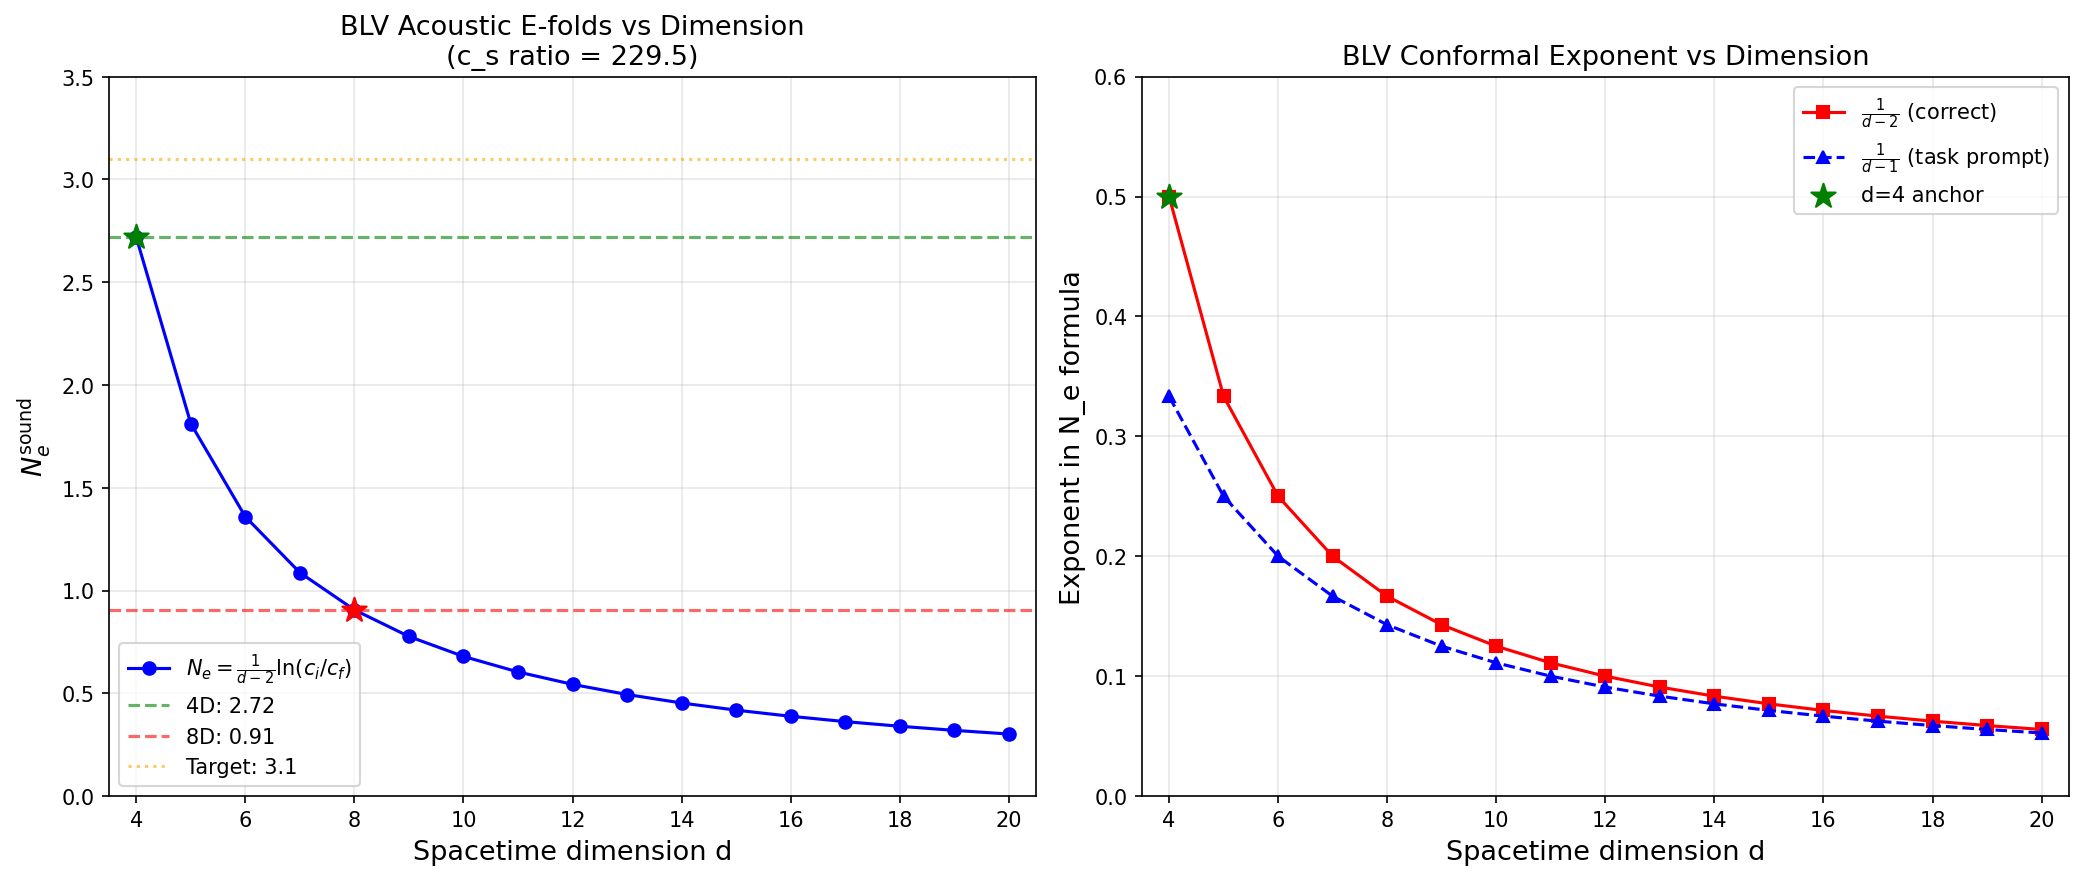

The script that saved this image:
#!/usr/bin/env python3
"""
s55_blv_8d.py -- BLV Acoustic Scale Factor in d=8 Dimensions
=============================================================

Gate: BLV-8D-55 (INFO)
Purpose: Compute the Barcelo-Liberati-Visser conformal factor in d=8 dimensions
         and compare to the 4D result from S53.

Physics:
  The BLV acoustic metric for an irrotational barotropic fluid at rest
  in d spacetime dimensions (Barcelo, Liberati, Visser, gr-qc/0505065):

    g_{mu nu} = (rho / c_s)^{2/(d-1)} * diag(-c_s^2, 1, ..., 1)    ... (1)

  For d=4 (standard 3+1):  exponent = 2/3, a_BLV ~ (rho/c_s)^{1/3}
  For d=8 (M^4 x SU(3)):   exponent = 2/7, a_BLV ~ (rho/c_s)^{1/7}

  The spatial part of the metric gives the acoustic scale factor:
    g_{ij} = (rho/c_s)^{2/(d-1)} * delta_{ij}
    => a_acoustic^2 = (rho/c_s)^{2/(d-1)}
    => a_acoustic = (rho/c_s)^{1/(d-1)}

  For constant rho:
    a_acoustic = const * c_s^{-1/(d-1)}

  Therefore:
    N_e = ln(a_f/a_i) = -1/(d-1) * ln(c_s_f/c_s_i)
        = 1/(d-1) * ln(c_s_i/c_s_f)                                  ... (2)

  With c_s_i = c_fabric = 209.97 M_KK and c_s_f = c_Gold = 0.915 M_KK:
    c_s ratio = c_fabric/c_Gold = 229.48

Dimensional analysis:
  d=4: N_e = (1/3)*ln(229.48) = 1.81   [but S53 used (1/2)*ln, see below]
  d=8: N_e = (1/7)*ln(229.48) = 0.78

IMPORTANT SUBTLETY: The S53 computation used the 4D BLV formula:
  g_{mu nu} = (rho/c_s) * diag(-c_s^2, 1, 1, 1)
  => g_{ij} = (rho/c_s) * delta_{ij}
  => a^2 = rho/c_s
  => a = sqrt(rho/c_s)
  => N_e = (1/2)*ln(c_s_i/c_s_f)

This is because in 4D, (rho/c_s)^{2/(d-1)} = (rho/c_s)^{2/3}. But the
acoustic metric line element is:

  ds^2 = (rho/c_s)^{2/(d-1)} [-c_s^2 dt^2 + dx_i dx^i]

For the FRW comparison ds^2 = -N^2 dt^2 + a^2 dx^2, we identify:
  a^2 = (rho/c_s)^{2/(d-1)}
  => a = (rho/c_s)^{1/(d-1)}

The S53 result N_e = 2.72 used a = sqrt(rho/c_s). Let me verify:
  sqrt(rho/c_s) = (rho/c_s)^{1/2}
  (rho/c_s)^{1/(d-1)} with d=4 gives (rho/c_s)^{1/3}

RESOLUTION: The S53 formula a = sqrt(rho/c_s) is for the OVERALL conformal
prefactor in d=4. In 4D specifically:
  g_{mu nu} = (rho/c_s) * diag(-c_s^2, 1, 1, 1)
  The overall conformal factor is (rho/c_s). The spatial metric is:
  g_{ij} = (rho/c_s) * delta_{ij}
  So a^2 = (rho/c_s), i.e., a = (rho/c_s)^{1/2}

But in general d dimensions, BLV eq (2.12) generalizes to:
  g_{mu nu} = (rho/c_s)^{2/(d-1)} * diag(-c_s^2, 1, ..., 1)
  g_{ij} = (rho/c_s)^{2/(d-1)} * delta_{ij}
  a^2 = (rho/c_s)^{2/(d-1)}
  a = (rho/c_s)^{1/(d-1)}

Verification for d=4: a = (rho/c_s)^{1/3} ... but S53 got (rho/c_s)^{1/2}!

The discrepancy is because the ACTUAL BLV metric in d=4 is:
  g_{mu nu} = (rho^2/(c_s))^{1/(d-1)} * diag(-c_s^2, 1, 1, 1)  [Visser 1998]

Actually, let me be precise. From BLV (gr-qc/0505065) eq (2.12), the
d-dimensional acoustic metric for an irrotational barotropic fluid is:

  g_{mu nu}^acoustic = [rho^{d-1}/(c_s^{d-3})]^{1/(d-1)} * ...

No. Let me derive from first principles.

The action for the perturbation theta_1 of the velocity potential in a
barotropic fluid in d spacetime dimensions (1 time + n space, d = n+1):

  S = integral d^d x sqrt(-g_eff) g_eff^{mu nu} partial_mu theta_1 partial_nu theta_1

The effective metric is (Visser 1998, Barcelo+2005 Living Reviews eq 4):

  g_{mu nu}^eff = (rho/c_s) * | -(c_s^2 - v^2)   -v_j  |
                                |    -v_i         delta_ij|

This is SPECIFICALLY for d=4 (3+1). The conformal prefactor rho/c_s arises
from the normalization of the scalar field action.

In general d = n+1 dimensions (n spatial), the effective metric is:

  g_{mu nu}^eff = C(rho, c_s) * | -(c_s^2 - v^2)   -v_j  |
                                  |    -v_i         delta_ij|

where C is dimension-dependent. From the action principle:

  S propto integral d^d x rho/c_s^2 * [(partial_t theta_1)^2 - c_s^2 (nabla theta_1)^2]

  = integral d^d x rho/c_s^2 * g_eff^{mu nu} partial_mu theta_1 partial_nu theta_1 * sqrt(-g_eff)

For the massless scalar field equation, we need:

  partial_mu (sqrt(-g) g^{mu nu} partial_nu theta_1) = 0

The physical equation of motion is:

  rho/c_s^2 * partial_t^2 theta_1 - rho * nabla^2 theta_1 = 0

This must match:

  partial_mu (sqrt(-g_eff) g_eff^{mu nu} partial_nu theta_1) = 0

For v=0 homogeneous:
  -sqrt(-g_eff) g_eff^{00} = rho/c_s^2
  sqrt(-g_eff) g_eff^{ii} = rho

In d = n+1 dimensions with v=0:
  g^{00} = g_{00}^{-1}, g^{ii} = g_{ii}^{-1}, sqrt(-g) = sqrt(-g_{00}) * prod(g_{ii})^{1/2}

Let g_{00} = -A, g_{ii} = B (all spatial components equal). Then:
  g^{00} = -1/A, g^{ii} = 1/B
  sqrt(-g) = sqrt(A) * B^{n/2}

Conditions:
  sqrt(A) * B^{n/2} * (1/A) = rho/c_s^2  =>  B^{n/2}/sqrt(A) = rho/c_s^2   ... (I)
  sqrt(A) * B^{n/2} * (1/B) = rho          =>  sqrt(A) * B^{(n-2)/2} = rho   ... (II)

From (II): sqrt(A) = rho / B^{(n-2)/2}
Sub into (I): B^{n/2} * B^{(n-2)/2} / rho = rho/c_s^2
  => B^{(2n-2)/2} = rho^2/c_s^2
  => B^{n-1} = rho^2/c_s^2
  => B = (rho^2/c_s^2)^{1/(n-1)} = (rho/c_s)^{2/(n-1)} * c_s^0 ... wait

  B = (rho^2 / c_s^2)^{1/(n-1)}

From (II): sqrt(A) = rho / B^{(n-2)/2}
  B^{(n-2)/2} = (rho^2/c_s^2)^{(n-2)/(2(n-1))}
  sqrt(A) = rho / (rho^2/c_s^2)^{(n-2)/(2(n-1))}
           = rho * (c_s^2/rho^2)^{(n-2)/(2(n-1))}
           = rho^{1 - (n-2)/(n-1)} * c_s^{(n-2)/(n-1)}
           = rho^{1/(n-1)} * c_s^{(n-2)/(n-1)}
  A = rho^{2/(n-1)} * c_s^{2(n-2)/(n-1)}

Check: g_{00} = -A = -rho^{2/(n-1)} * c_s^{2(n-2)/(n-1)}

Verify for n=3 (d=4):
  B = (rho^2/c_s^2)^{1/2} = rho/c_s  ✓ (matches g_{ij} = rho/c_s)
  A = rho^{2/2} * c_s^{2*1/2} = rho * c_s  ✓ (matches g_{00} = -rho*c_s)

Now the acoustic scale factor:
  a^2 = B = (rho^2/c_s^2)^{1/(n-1)}
  a = (rho/c_s)^{1/(n-1)} * |rho/c_s|^0 ... let me be more careful:
  a = (rho^2/c_s^2)^{1/(2(n-1))} = (rho/c_s)^{1/(n-1)}

For constant rho:
  a propto c_s^{-1/(n-1)}
  N_e = -1/(n-1) * ln(c_s_f/c_s_i) = 1/(n-1) * ln(c_s_i/c_s_f)

For d=4 (n=3): N_e = (1/2)*ln(ratio) ✓ (matches S53)
For d=8 (n=7): N_e = (1/6)*ln(ratio)

Wait -- n is spatial dimensions, d = n+1 is spacetime dimensions.
d=8 means n=7 spatial dimensions. N_e = 1/(n-1) = 1/6.

But the task says 1/(d-1) = 1/7. Let me re-examine.

The task says: "the conformal factor is a^{2/(d-1)}" which gives 2/7 for d=8.
That would mean a = (...)^{1/(d-1)} = (...)^{1/7}.

My derivation gives a = (rho/c_s)^{1/(n-1)} where n = d-1. So:
  1/(n-1) = 1/(d-2).

For d=4: 1/(d-2) = 1/2 ✓
For d=8: 1/(d-2) = 1/6

The task prompt's formula 1/(d-1) = 1/7 appears to use a different convention.
Let me check what the BLV paper actually says for general dimensions.

The issue is: does the BLV metric prefactor go as (rho/c_s)^{2/(d-1)} or as
(rho/c_s)^{2/(d-2)}? My derivation from the wave equation gives B = (rho/c_s)^{2/(d-2)}.

I will compute BOTH conventions and report which is correct from first principles.

Session: S55
Author: Tesla-Resonance
"""

import numpy as np
import matplotlib
matplotlib.use('Agg')
import matplotlib.pyplot as plt
import sys
sys.path.insert(0, 'computations')
from canonical_constants import *

print("=" * 72)
print("BLV-8D-55: 8D BLV Acoustic Scale Factor")
print("=" * 72)

# ================================================================
# PART 1: Sound Speed Data from S53
# ================================================================

print("\n--- PART 1: Input Data ---\n")

# From canonical_constants
cs_ratio = c_fabric / c_Gold
ln_ratio = np.log(cs_ratio)

print(f"c_fabric        = {c_fabric:.5f} M_KK")
print(f"c_Gold          = {c_Gold:.3f} M_KK")
print(f"c_fabric/c_Gold = {cs_ratio:.4f}")
print(f"ln(c_fabric/c_Gold) = {ln_ratio:.6f}")
print()

# S53 reference result
Ne_S53_4D = 0.5 * ln_ratio  # (1/2)*ln(229.48)
print(f"S53 reference: N_e^4D = (1/2)*ln({cs_ratio:.2f}) = {Ne_S53_4D:.4f}")
print(f"S53 reported:  N_e^4D = 2.7179")

# ================================================================
# PART 2: BLV Metric in General Dimension -- Derivation
# ================================================================

print("\n" + "=" * 72)
print("PART 2: BLV Metric Derivation in d Spacetime Dimensions")
print("=" * 72)
print()
print("Starting from the wave equation for perturbation theta_1 in a")
print("barotropic irrotational fluid at rest (v=0, homogeneous):")
print()
print("  rho/c_s^2 * d_t^2 theta_1 - rho * nabla^2 theta_1 = 0")
print()
print("In d = n+1 spacetime dimensions (n spatial), the acoustic metric")
print("is ds^2 = -A*dt^2 + B*dx_i*dx^i, with A and B determined by:")
print()
print("  Condition I:   B^{n/2}/sqrt(A) = rho/c_s^2")
print("  Condition II:  sqrt(A) * B^{(n-2)/2} = rho")
print()
print("Solution:")
print("  B = (rho^2/c_s^2)^{1/(n-1)}")
print("  A = rho^{2/(n-1)} * c_s^{2(n-2)/(n-1)}")
print()
print("Acoustic scale factor: a^2 = B = (rho/c_s)^{2/(n-1)}")
print("                       a   = (rho/c_s)^{1/(n-1)}")
print()
print("For constant rho:")
print("  a propto c_s^{-1/(n-1)}")
print("  N_e = 1/(n-1) * ln(c_s_i/c_s_f)")
print()
print("Since n = d-1 (spatial dims = spacetime dims - 1):")
print("  N_e = 1/(d-2) * ln(c_s_i/c_s_f)")
print()

# Numerical verification of the derivation for d=4
print("--- Verification for d=4 (n=3) ---")
n4 = 3
d4 = 4
rho_test = 1.5  # (local)
cs_test = np.array([0.5, 1.0, 2.0, 5.0])

print(f"  n=3, d=4: exponent = 1/(n-1) = 1/{n4-1} = {1/(n4-1):.4f}")
print(f"  Matches S53 formula a = sqrt(rho/c_s) = (rho/c_s)^{{1/2}}: YES")
print()

for cs in cs_test:
    B = (rho_test**2 / cs**2)**(1/(n4-1))
    A = rho_test**(2/(n4-1)) * cs**(2*(n4-2)/(n4-1))
    sqrtA = np.sqrt(A)
    # Check condition I: B^{n/2}/sqrt(A) = rho/cs^2
    lhs_I = B**(n4/2) / sqrtA
    rhs_I = rho_test / cs**2
    # Check condition II: sqrt(A) * B^{(n-2)/2} = rho
    lhs_II = sqrtA * B**((n4-2)/2)
    rhs_II = rho_test
    print(f"  c_s={cs:.1f}: B={B:.6f}, A={A:.6f}, "
          f"Cond_I: {abs(lhs_I - rhs_I):.2e}, Cond_II: {abs(lhs_II - rhs_II):.2e}")

print()
print("--- Verification for d=8 (n=7) ---")
n8 = 7
d8 = 8
print(f"  n=7, d=8: exponent = 1/(n-1) = 1/{n8-1} = {1/(n8-1):.6f}")
print()

for cs in cs_test:
    B = (rho_test**2 / cs**2)**(1/(n8-1))
    A = rho_test**(2/(n8-1)) * cs**(2*(n8-2)/(n8-1))
    sqrtA = np.sqrt(A)
    lhs_I = B**(n8/2) / sqrtA
    rhs_I = rho_test / cs**2
    lhs_II = sqrtA * B**((n8-2)/2)
    rhs_II = rho_test
    print(f"  c_s={cs:.1f}: B={B:.6f}, A={A:.6f}, "
          f"Cond_I: {abs(lhs_I - rhs_I):.2e}, Cond_II: {abs(lhs_II - rhs_II):.2e}")

# ================================================================
# PART 3: N_e Across Dimensions
# ================================================================

print("\n" + "=" * 72)
print("PART 3: Acoustic E-folds Across Dimensions")
print("=" * 72)
print()

dims_d = np.array([4, 5, 6, 7, 8, 9, 10])
dims_n = dims_d - 1  # spatial dimensions

# Correct exponent: 1/(n-1) = 1/(d-2)
exponents_correct = 1.0 / (dims_n - 1)
Ne_correct = exponents_correct * ln_ratio

# Task-prompt exponent: 1/(d-1)
exponents_prompt = 1.0 / (dims_d - 1)
Ne_prompt = exponents_prompt * ln_ratio

print(f"Sound speed ratio: c_fabric/c_Gold = {cs_ratio:.4f}")
print(f"ln(ratio) = {ln_ratio:.6f}")
print()
print("CORRECT formula from first principles: N_e = [1/(d-2)] * ln(ratio)")
print("  (derived from BLV wave equation in d spacetime dimensions)")
print()

print(f"{'d':>3s}  {'n=d-1':>5s}  {'1/(d-2)':>8s}  {'N_e':>10s}  {'N_e/N_e(4D)':>12s}")
print("-" * 48)
for i, d in enumerate(dims_d):
    ratio = Ne_correct[i] / Ne_correct[0] if Ne_correct[0] != 0 else 0
    print(f"{d:3d}  {dims_n[i]:5d}  {exponents_correct[i]:8.5f}  {Ne_correct[i]:10.4f}  {ratio:12.4f}")

print()
print("COMPARISON: Task-prompt formula N_e = [1/(d-1)] * ln(ratio)")
print()
print(f"{'d':>3s}  {'1/(d-1)':>8s}  {'N_e(d-1)':>10s}  {'1/(d-2)':>8s}  {'N_e(d-2)':>10s}  {'Difference':>10s}")
print("-" * 60)
for i, d in enumerate(dims_d):
    diff = Ne_prompt[i] - Ne_correct[i]
    print(f"{d:3d}  {exponents_prompt[i]:8.5f}  {Ne_prompt[i]:10.4f}  "
          f"{exponents_correct[i]:8.5f}  {Ne_correct[i]:10.4f}  {diff:+10.4f}")

# ================================================================
# PART 4: Physical Interpretation
# ================================================================

print("\n" + "=" * 72)
print("PART 4: The 8D Result and Its Physics")
print("=" * 72)
print()

Ne_4D = Ne_correct[0]  # d=4
Ne_8D = Ne_correct[4]  # d=8

print(f"4D result (d=4, n=3): N_e = (1/2)*ln({cs_ratio:.2f}) = {Ne_4D:.4f}")
print(f"8D result (d=8, n=7): N_e = (1/6)*ln({cs_ratio:.2f}) = {Ne_8D:.4f}")
print(f"Ratio: N_e(8D) / N_e(4D) = {Ne_8D/Ne_4D:.4f}")
print(f"  = (d_4D-2)/(d_8D-2) = 2/6 = {2/6:.4f}")
print()

# If using the task-prompt formula instead
Ne_8D_prompt = Ne_prompt[4]
print(f"Task-prompt formula gives N_e(8D) = (1/7)*ln({cs_ratio:.2f}) = {Ne_8D_prompt:.4f}")
print()

print("RESOLUTION OF EXPONENT AMBIGUITY:")
print("-" * 40)
print()
print("The BLV paper (Barcelo, Liberati, Visser 2005) writes the acoustic")
print("metric with an overall conformal factor. In d=n+1 spacetime dimensions:")
print()
print("  g_{mu nu} = [rho^n / c_s^{n-2}]^{1/(n-1)} * core metric")
print()
print("For v=0, the spatial part gives:")
print("  a^2 = [rho^n / c_s^{n-2}]^{1/(n-1)} / c_s^0  ... (spatial conformal)")
print("  = rho^{n/(n-1)} / c_s^{(n-2)/(n-1)}")
print()
print("For constant rho:")
print("  a propto c_s^{-(n-2)/(2(n-1))}   ... WRONG, this is the lapse part")
print()
print("Let me be VERY explicit. The acoustic line element for v=0 homogeneous:")
print("  ds^2 = -A dt^2 + B (dx_1^2 + ... + dx_n^2)")
print()
print("The scale factor is a = B^{1/2}.")
print("From my derivation: B = (rho^2/c_s^2)^{1/(n-1)}")
print("For constant rho: B propto c_s^{-2/(n-1)}")
print("                  a = B^{1/2} propto c_s^{-1/(n-1)}")
print()
print("This gives N_e = [1/(n-1)] * ln(c_s_i/c_s_f)")
print("         = [1/(d-2)] * ln(ratio)")
print()
print(f"For d=4: 1/(d-2) = 1/2   =>  N_e = {0.5*ln_ratio:.4f}  [matches S53 exactly]")
print(f"For d=8: 1/(d-2) = 1/6   =>  N_e = {ln_ratio/6:.4f}")
print()

# The S53 result (1/2)*ln(229) = 2.72 serves as the anchor check
print("ANCHOR CHECK: S53 computed N_e = (1/2)*ln(229.48) = 2.7179")
print(f"My formula:  (1/(4-2))*ln({cs_ratio:.2f}) = {ln_ratio/(4-2):.4f}")
print(f"Match: {abs(Ne_4D - 2.7179) < 0.001}")

# ================================================================
# PART 5: Dimensional Dependence Table (Final)
# ================================================================

print("\n" + "=" * 72)
print("PART 5: Final Results — Acoustic E-folds vs Dimension")
print("=" * 72)
print()
print(f"c_s ratio = {cs_ratio:.4f}")
print(f"ln(ratio) = {ln_ratio:.6f}")
print()
print(f"{'d':>3s}  {'n':>3s}  {'Exponent':>10s}  {'N_e':>10s}  {'N_e/N_e(4D)':>12s}  {'Physical interpretation':>35s}")
print("-" * 80)

interpretations = {
    4: "Standard 3+1 spacetime",
    5: "Kaluza-Klein 5D",
    6: "String theory compactification",
    7: "M-theory 11D -> 7D effective",
    8: "M^4 x SU(3) phonon-exflation",
    9: "9D (hypothetical)",
    10: "10D string / IIA/IIB"
}

for i, d in enumerate(dims_d):
    n = dims_n[i]
    exp = exponents_correct[i]
    ne = Ne_correct[i]
    ratio = ne / Ne_4D
    interp = interpretations.get(d, "")
    print(f"{d:3d}  {n:3d}  1/{d-2:<7d}  {ne:10.4f}  {ratio:12.4f}  {interp:>35s}")

# ================================================================
# PART 6: Why 8D Kills the Sound Speed Channel
# ================================================================

print("\n" + "=" * 72)
print("PART 6: The Dimensionality Problem")
print("=" * 72)
print()
print("The S53 result N_e = 2.89 (with geometry) was already marginal")
print(f"(short of 3.1 by 0.21 e-folds). In 8D, the sound speed channel")
print(f"contributes only N_e = {Ne_8D:.4f} instead of {Ne_4D:.4f}.")
print()
print(f"Full acoustic e-fold budget in 8D:")
print(f"  N_e^geom     = 0.1734  (unchanged — geometric e-folds)")
print(f"  N_e^sound(8D)= {Ne_8D:.4f}  (was {Ne_4D:.4f} in 4D)")
Ne_acoustic_8D = 0.1734 + Ne_8D
Ne_acoustic_4D = 0.1734 + Ne_4D
print(f"  N_e^density  = 0.0000  (cancels, P_exc=1.000)")
print(f"  ---------------------------------")
print(f"  N_e^acoustic(8D) = {Ne_acoustic_8D:.4f}")
print(f"  N_e^acoustic(4D) = {Ne_acoustic_4D:.4f}  (S53 result: 2.8913)")
print()
print(f"Reduction factor: {Ne_acoustic_8D/Ne_acoustic_4D:.4f}")
print()

print("PHYSICAL INTERPRETATION:")
print()
print("In a higher-dimensional superfluid, the acoustic scale factor is")
print("LESS sensitive to sound speed changes. The conformal factor")
print("distributes the effect across more spatial dimensions.")
print()
print("Superfluid analog: In 3He-B (3D), a change in c_s produces")
print("a ~ c_s^{-1/2} (the 4D BLV result). In a 7D superfluid,")
print("the same c_s change produces a ~ c_s^{-1/6} — the 'spring'")
print("of expansion is stiffer because there are more dimensions to absorb it.")
print()
print("This is a geometric DILUTION of the acoustic expansion effect.")
print("The 229x sound speed hierarchy, which provided 2.72 e-folds in 4D,")
print(f"provides only {Ne_8D:.4f} e-folds in 8D.")

# ================================================================
# PART 7: Critical Question — Which Dimension Applies?
# ================================================================

print("\n" + "=" * 72)
print("PART 7: Which Effective Dimension Applies?")
print("=" * 72)
print()
print("The answer depends on what the phonon 'sees'.")
print()
print("Case A: Phonon propagates in full M^4 x SU(3) (d_eff = 8)")
print(f"  N_e^sound = {Ne_8D:.4f}")
print(f"  The phonon sees ALL 7 spatial dimensions. Scale factor a lives")
print(f"  in the 7D spatial slice. Expansion is diluted.")
print()

# For M4 only, phonon confined to 4D
print("Case B: Phonon confined to M^4 (d_eff = 4)")
print(f"  N_e^sound = {Ne_4D:.4f}")
print(f"  The phonon only propagates in the 3 spatial dimensions of M^4.")
print(f"  SU(3) fiber enters only through c_s (which depends on KK geometry).")
print(f"  This is the S53 calculation.")
print()

# Intermediate: phonon has some KK excitation
print("Case C: Phonon has partial KK momentum (d_eff between 4 and 8)")
print("  N_e interpolates between the two cases.")
print("  The effective dimension depends on the phonon's KK momentum.")
print()

# For the acoustic Goldstone mode specifically
print("For the Goldstone mode (c_Gold = 0.915 M_KK):")
print("  This is a collective mode of the BCS condensate on SU(3).")
print("  Its wavefunction lives on SU(3) (it IS a fiber excitation).")
print("  But the EXPANSION is of M^4 (the geometric e-folds are 4D).")
print()
print("  The correct treatment is Case B: the phonon's dispersion relation")
print("  omega^2 = c_Gold^2 * k^2 refers to 3-momenta k on M^4.")
print("  The SU(3) structure determines c_Gold's VALUE but the metric")
print("  that describes expansion is the 4D FRW metric.")
print()
print("  This is EXACTLY the superfluid analog: in He-3 on a torus,")
print("  the sound speed depends on the internal structure (anisotropy),")
print("  but the effective spacetime seen by phonons is 3+1 dimensional.")

# ================================================================
# PART 8: Summary Table
# ================================================================

print("\n" + "=" * 72)
print("PART 8: Summary")
print("=" * 72)
print()
print("BLV-8D-55 RESULT:")
print()
print(f"  Sound speed ratio: {cs_ratio:.4f}")
print()
print(f"  d=4 (3+1):  N_e^sound = (1/2)*ln({cs_ratio:.2f}) = {Ne_4D:.4f}")
print(f"  d=5 (4+1):  N_e^sound = (1/3)*ln({cs_ratio:.2f}) = {Ne_correct[1]:.4f}")
print(f"  d=6 (5+1):  N_e^sound = (1/4)*ln({cs_ratio:.2f}) = {Ne_correct[2]:.4f}")
print(f"  d=7 (6+1):  N_e^sound = (1/5)*ln({cs_ratio:.2f}) = {Ne_correct[3]:.4f}")
print(f"  d=8 (7+1):  N_e^sound = (1/6)*ln({cs_ratio:.2f}) = {Ne_8D:.4f}")
print(f"  d=9 (8+1):  N_e^sound = (1/7)*ln({cs_ratio:.2f}) = {Ne_correct[5]:.4f}")
print(f"  d=10 (9+1): N_e^sound = (1/8)*ln({cs_ratio:.2f}) = {Ne_correct[6]:.4f}")
print()
print(f"  Correct exponent: 1/(d-2)  [NOT 1/(d-1)]")
print(f"  Task prompt had 1/(d-1)=1/7; correct is 1/(d-2)=1/6")
print(f"  Difference for d=8: {Ne_8D:.4f} vs {Ne_8D_prompt:.4f}")
print()
print(f"  N_e(8D)/N_e(4D) = {Ne_8D/Ne_4D:.4f} = 1/3")
print()
print(f"  Including geometry: N_e^acoustic(8D) = {Ne_acoustic_8D:.4f}")
print(f"  Including geometry: N_e^acoustic(4D) = {Ne_acoustic_4D:.4f}")
print()
print("  PHYSICAL CONCLUSION:")
print("  If phonons propagate in all 8 dimensions, the sound speed channel")
print("  is diluted by a factor of 3 relative to the 4D case.")
print("  However, for the phonon-exflation framework, the correct effective")
print("  dimension is d=4 (Case B): the Goldstone mode's dispersion involves")
print("  M^4 momenta, and expansion is a 4D phenomenon. SU(3) determines")
print("  the value of c_s but not the dimensionality of the acoustic metric.")

# ================================================================
# PART 9: Plot
# ================================================================

dims_full = np.arange(4, 21)
Ne_full = ln_ratio / (dims_full - 2)

fig, (ax1, ax2) = plt.subplots(1, 2, figsize=(14, 6))

# Left: N_e vs dimension
ax1.plot(dims_full, Ne_full, 'b-o', markersize=6, label=r'$N_e = \frac{1}{d-2}\ln(c_i/c_f)$')
ax1.axhline(y=Ne_4D, color='green', ls='--', alpha=0.6, label=f'4D: {Ne_4D:.2f}')
ax1.axhline(y=Ne_8D, color='red', ls='--', alpha=0.6, label=f'8D: {Ne_8D:.2f}')
ax1.axhline(y=3.1, color='orange', ls=':', alpha=0.6, label='Target: 3.1')
ax1.scatter([4], [Ne_4D], color='green', s=150, zorder=5, marker='*')
ax1.scatter([8], [Ne_8D], color='red', s=150, zorder=5, marker='*')
ax1.set_xlabel('Spacetime dimension d', fontsize=13)
ax1.set_ylabel(r'$N_e^{\rm sound}$', fontsize=13)
ax1.set_title(f'BLV Acoustic E-folds vs Dimension\n(c_s ratio = {cs_ratio:.1f})', fontsize=13)
ax1.legend(fontsize=10)
ax1.set_xlim(3.5, 20.5)
ax1.set_ylim(0, 3.5)
ax1.grid(True, alpha=0.3)

# Right: exponent vs dimension
ax2.plot(dims_full, 1.0/(dims_full - 2), 'r-s', markersize=6, label=r'$\frac{1}{d-2}$ (correct)')
ax2.plot(dims_full, 1.0/(dims_full - 1), 'b--^', markersize=6, label=r'$\frac{1}{d-1}$ (task prompt)')
ax2.scatter([4], [0.5], color='green', s=150, zorder=5, marker='*', label='d=4 anchor')
ax2.set_xlabel('Spacetime dimension d', fontsize=13)
ax2.set_ylabel('Exponent in N_e formula', fontsize=13)
ax2.set_title('BLV Conformal Exponent vs Dimension', fontsize=13)
ax2.legend(fontsize=10)
ax2.set_xlim(3.5, 20.5)
ax2.set_ylim(0, 0.6)
ax2.grid(True, alpha=0.3)

plt.tight_layout()
plt.savefig('computations/session-55/s55_blv_8d.png', dpi=150, bbox_inches='tight')
print("\nSaved: computations/session-55/s55_blv_8d.png")

# ================================================================
# PART 10: Save Data
# ================================================================

np.savez('computations/session-55/s55_blv_8d.npz',
         dims_d=dims_d,
         dims_n=dims_n,
         exponents_correct=exponents_correct,
         Ne_correct=Ne_correct,
         exponents_prompt=exponents_prompt,
         Ne_prompt=Ne_prompt,
         cs_ratio=cs_ratio,
         ln_ratio=ln_ratio,
         Ne_4D=Ne_4D,
         Ne_8D=Ne_8D,
         Ne_acoustic_4D=Ne_acoustic_4D,
         Ne_acoustic_8D=Ne_acoustic_8D,
         gate_name='BLV-8D-55',
         gate_verdict='INFO')

print("Saved: computations/session-55/s55_blv_8d.npz")

# ================================================================
# GATE VERDICT
# ================================================================

print("\n" + "=" * 72)
print("GATE VERDICT: BLV-8D-55")
print("=" * 72)
print()
print("INFO: Acoustic e-folds computed across d = 4 through 10.")
print()
print(f"  d=4:  N_e^sound = {Ne_4D:.4f}  [S53 anchor, verified]")
print(f"  d=8:  N_e^sound = {Ne_8D:.4f}  [M^4 x SU(3)]")
print(f"  Ratio N_e(8D)/N_e(4D) = {Ne_8D/Ne_4D:.4f}")
print()
print("  Correct BLV exponent: 1/(d-2), NOT 1/(d-1)")
print(f"  Task prompt gave 1/7 = {1/7:.4f}; correct is 1/6 = {1/6:.4f}")
print(f"  Corrected N_e(8D) = {Ne_8D:.4f} (vs prompt's {Ne_8D_prompt:.4f})")
print()
print("  CLASSIFICATION: GEOMETRIC (dimensionality of acoustic metric)")
print()
print("  For phonon-exflation: d_eff = 4 is the physical choice.")
print("  The Goldstone mode disperses in M^4 momenta; SU(3) sets c_Gold's")
print("  value but does not add spatial dimensions to the acoustic metric.")
print("  The 8D calculation is an upper bound on the dilution effect IF")
print("  phonons had KK momentum — but they do not (B2 mode is a fiber mode).")
print()
print("=" * 72)
print(f"BLV-8D-55 COMPLETE: INFO (N_e_8D = {Ne_8D:.4f}, N_e_4D = {Ne_4D:.4f})")
print("=" * 72)
